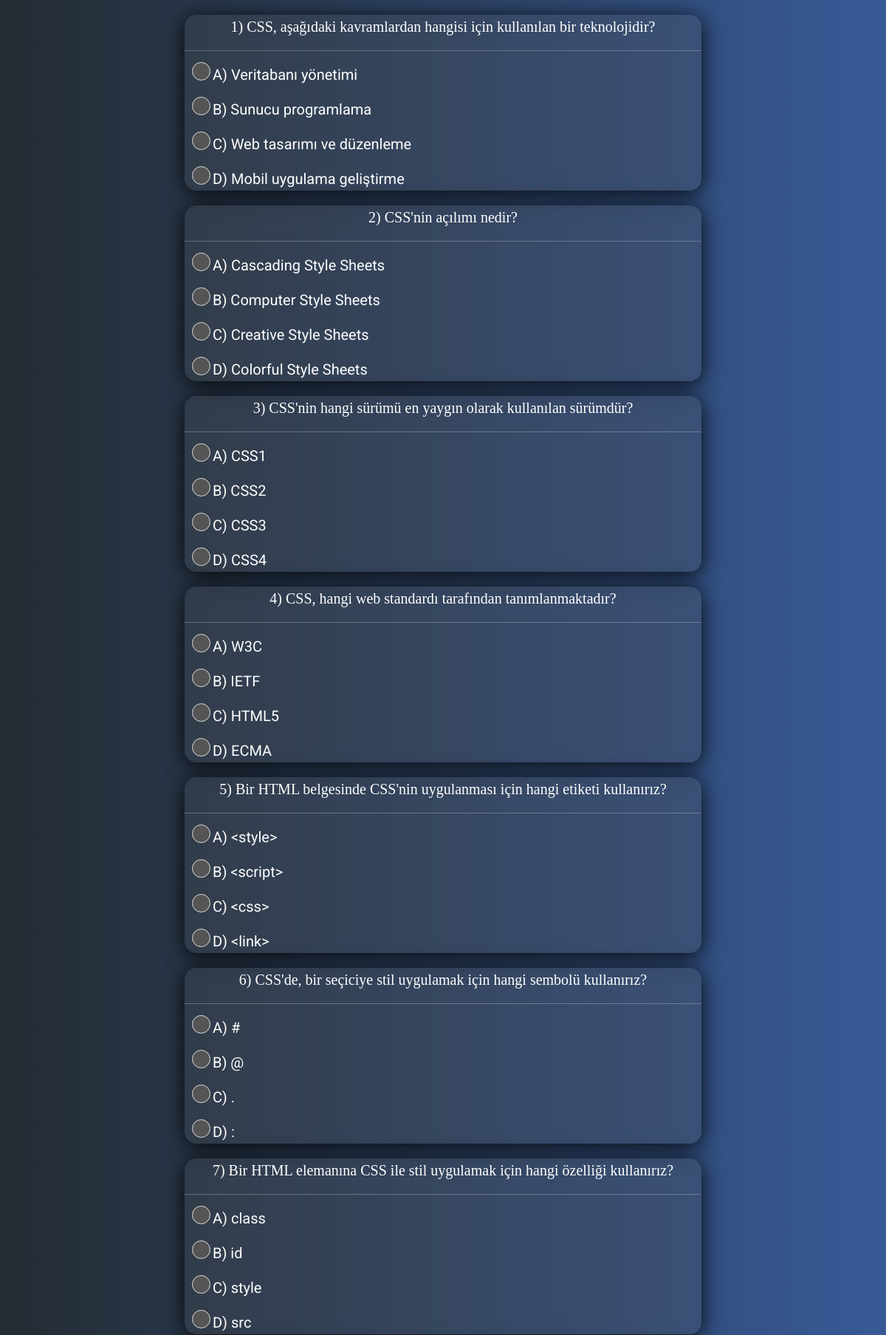
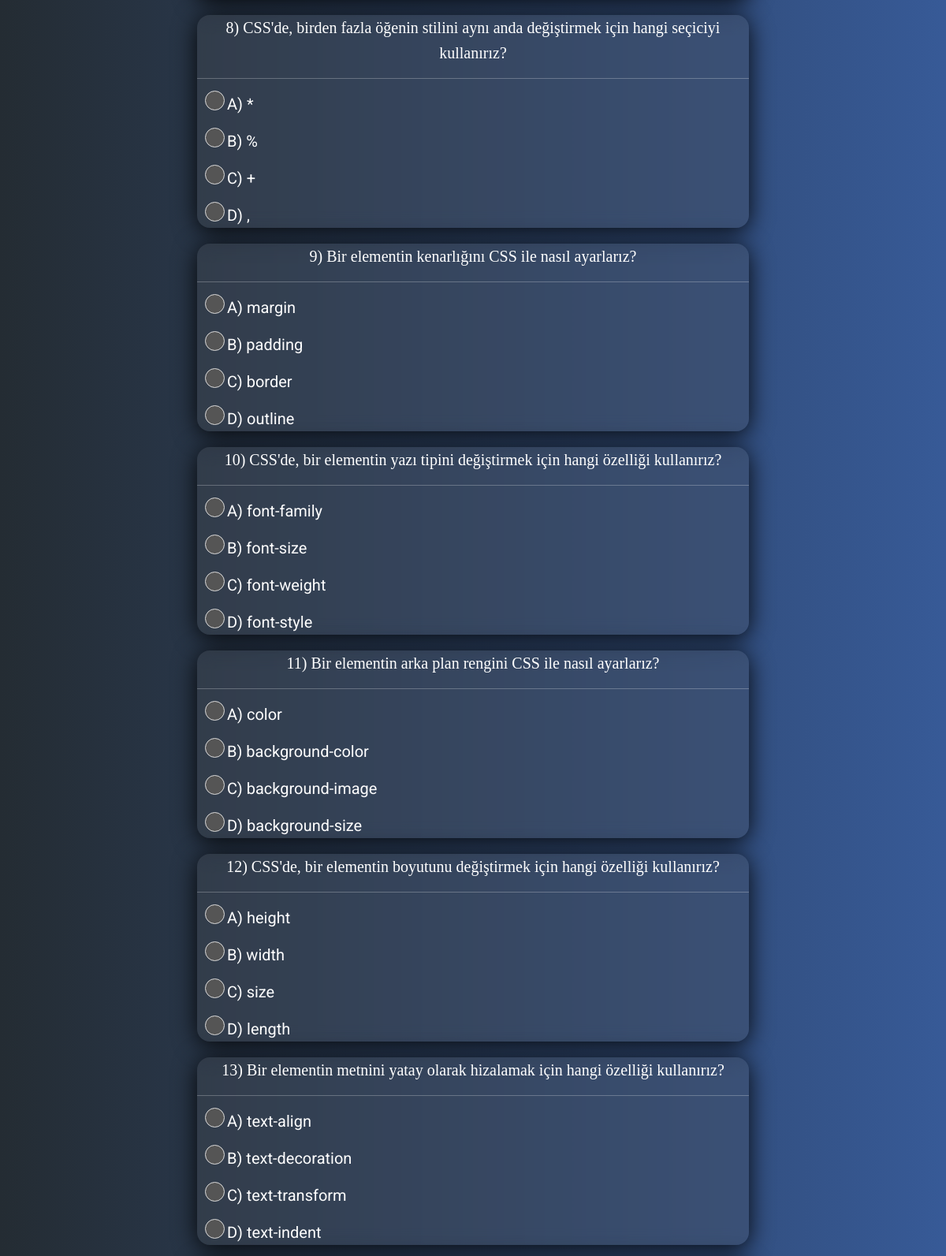
The page /Cssquiz/ (upper part) on the database its author committed (2 pictures, top to bottom).
### quiz/models.py (models this page shows, shortened)
class CssQ(models.Model):
    question_text = models.CharField(max_length=200,null=True)
    option_a = models.CharField(max_length=100,null=True)
    option_b = models.CharField(max_length=100,null=True)
    option_c = models.CharField(max_length=100,null=True)
    option_d = models.CharField(max_length=100,null=True)
    correct_answer = models.CharField(max_length=1, choices=[('a', 'A'), ('b', 'B'), ('c', 'C'), ('d', 'D')],null=True)

### quiz/views.py (the view)
# urls.py: path('Cssquiz/',cssq, name="cssq" ),
def cssq(request):
    if request.method == 'POST':
        score = 0
        error_count = 0
        blank_count = 0
        wrong_cssq = []
        cssq = CssQ.objects.all()
        total_cssq = cssq.count()
        for question in cssq:
            selected_option = request.POST.get(str(question.id))
            if selected_option:
                if selected_option == question.correct_answer:
                    score += 10
                else:
                    error_count += 1
                    wrong_cssq.append({
                        'question': question,
                        'selected_option': selected_option
                    })
            else:
                blank_count += 1
        success_percentage = "{:.2f}".format((score / (total_cssq * 10)) * 100)
        error_percentage = "{:.2f}".format((error_count / total_cssq) * 100)
        blank_percentage = "{:.2f}".format((blank_count / total_cssq) * 100)
        return render(request, 'sınav/cssresult.html', {
            'score': score,
            'error_count': error_count,
            'blank_count': blank_count,
            'success_percentage': success_percentage,
            'error_percentage': error_percentage,
            'blank_percentage': blank_percentage,
            'wrong_cssq': wrong_cssq
        })
    else:
        cssq = CssQ.objects.all()
        return render(request, 'sınav/cssquiz.html', {'cssq': cssq})

### quiz/templates/sınav/cssquiz.html (shortened to what this page needs)
{% extends 'base.html' %}
{% load static %}
{% block body %}
<form method="post">
    {% for cssq in cssq %}
    <div class="soru">
         <div class="question">{{ cssq.question_text }} <hr></div>
         <div id="options">
             <label class="options">
              <input type="radio" name="{{ cssq.id }}" value="a"> A) {{ cssq.option_a }}<br>
              <span class="checkmark"></span>
          </label>
          <label class="options">
            <input type="radio" name="{{ cssq.id }}" value="b"> B) {{ cssq.option_b }}<br>
              <span class="checkmark"></span>
          </label>
          <label class="options">
            <input type="radio" name="{{ cssq.id }}" value="c"> C) {{ cssq.option_c }}<br>
              <span class="checkmark"></span>
          </label>
          <label class="options">
            <input type="radio" name="{{ cssq.id }}" value="d"> D) {{ cssq.option_d }}<br>
              <span class="checkmark"></span>
          </label>
         </div>
        </div>
         {% endfor %}
  </form>
{% endblock body %}

### quiz/static/style.css (style rules this page uses)
*, *::before, *::after { margin: 0; padding: 0; box-sizing: border-box; }

### quiz/templates/sınav/cssquiz.html (style rules this page uses)
body { background: #0045c5dc; background: -webkit-linear-gradient(to right, rgb(36, 44, 51), rgb(55, 90, 151)); background: linear-gradient(to right, rgb(36, 44, 51), rgb(55, 90, 151)) }
.soru { position: relative; margin: auto; width: 700px; height: auto; background: rgba(84, 83, 83, 0.24); border-radius: 16px; box-shadow: 0 4px 30px rgba(0, 0, 0, 0.9); backdrop-filter: blur(9.6px); -webkit-backdrop-filter: blur(9.6px); color:rgb(255, 255, 255) }
.soru .question { margin-top: 20px; font-family: 'Bruno Ace', cursive; font-size: 20px; text-align: center; }
#options { margin-left: 10px; }
.options { position: relative; padding-left: 10px; font-size: 20px !important; }
#options label { display: block; margin-top: 5px; margin-bottom: 15px; font-size: 14px; cursor: pointer; }
.checkmark { position: absolute; top: -1px; left: 0; height: 25px; width: 25px; background-color: #555; border: 1px solid #ddd; border-radius: 50%; }
.options .checkmark:after { content: ""; width: 10px; height: 10px; display: block; background: white; position: absolute; top: 50%; left: 50%; border-radius: 50%; transform: translate(-50%,-50%) scale(0); transition: 300ms ease-in-out 0s; }

### rows shown on the page
CssQ: question_text "1) CSS, aşağıdaki kavramlardan hangisi için kullanılan bir teknolojidir?", option_a "Veritabanı yönetimi", option_b "Sunucu programlama", option_c "Web tasarımı ve düzenleme", option_d "Mobil uygulama geliştirme"
CssQ: question_text "2) CSS'nin açılımı nedir?", option_a "Cascading Style Sheets", option_b "Computer Style Sheets", option_c "Creative Style Sheets", option_d "Colorful Style Sheets"
CssQ: question_text "3) CSS'nin hangi sürümü en yaygın olarak kullanılan sürümdür?", option_a "CSS1", option_b "CSS2", option_c "CSS3", option_d "CSS4"
CssQ: question_text "4) CSS, hangi web standardı tarafından tanımlanmaktadır?", option_a "W3C", option_b "IETF", option_c "HTML5", option_d "ECMA"
CssQ: question_text "5) Bir HTML belgesinde CSS'nin uygulanması için hangi etiketi kullanırız?", option_a "<style>", option_b "<script>", option_c "<css>", option_d "<link>"
CssQ: question_text "6) CSS'de, bir seçiciye stil uygulamak için hangi sembolü kullanırız?", option_a "#", option_b "@", option_c ".", option_d ":"
CssQ: question_text "7) Bir HTML elemanına CSS ile stil uygulamak için hangi özelliği kullanırız?", option_a "class", option_b "id", option_c "style", option_d "src"
CssQ: question_text "8) CSS'de, birden fazla öğenin stilini aynı anda değiştirmek için hangi seçiciyi kullanırız?", option_a "*", option_b "%", option_c "+", option_d ","
CssQ: question_text "9) Bir elementin kenarlığını CSS ile nasıl ayarlarız?", option_a "margin", option_b "padding", option_c "border", option_d "outline"
CssQ: question_text "10) CSS'de, bir elementin yazı tipini değiştirmek için hangi özelliği kullanırız?", option_a "font-family", option_b "font-size", option_c "font-weight", option_d "font-style"
CssQ: question_text "11) Bir elementin arka plan rengini CSS ile nasıl ayarlarız?", option_a "color", option_b "background-color", option_c "background-image", option_d "background-size"
CssQ: question_text "12) CSS'de, bir elementin boyutunu değiştirmek için hangi özelliği kullanırız?", option_a "height", option_b "width", option_c "size", option_d "length"
CssQ: question_text "13) Bir elementin metnini yatay olarak hizalamak için hangi özelliği kullanırız?", option_a "text-align", option_b "text-decoration", option_c "text-transform", option_d "text-indent"
